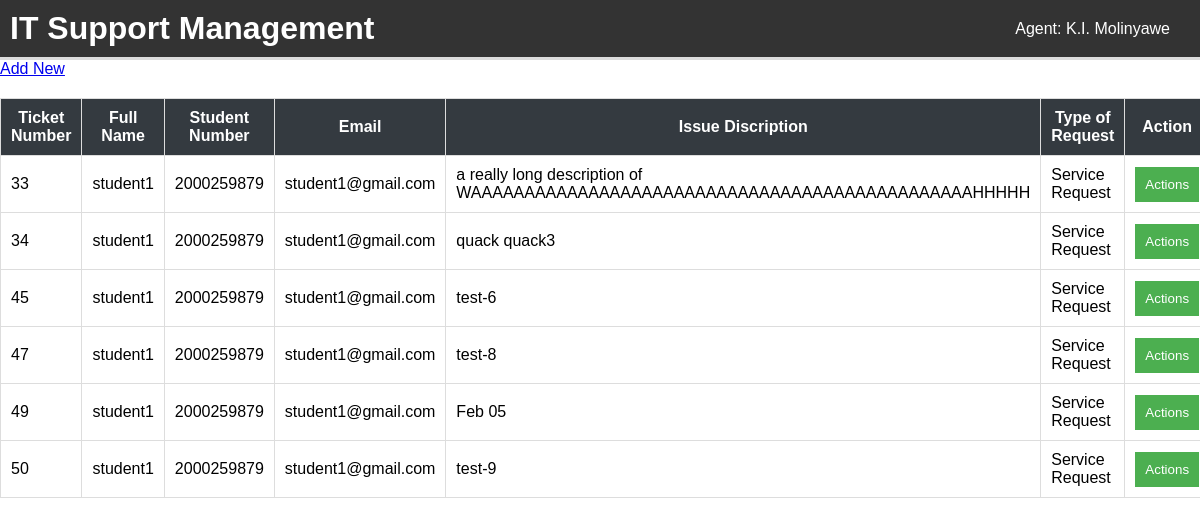
The page /itsupport.php on the database its author committed.
### tables this page shows
CREATE TABLE `support` (
  `id` int(11) NOT NULL,
  `s_name` varchar(100) NOT NULL,
  `s_number` int(11) NOT NULL,
  `s_email` varchar(100) NOT NULL,
  `s_discription` varchar(255) NOT NULL,
  `d_created` datetime NOT NULL DEFAULT current_timestamp(),
  `t_request` varchar(20) NOT NULL,
  `t_status` varchar(50) NOT NULL
);

### itsupport.php (the view, shortened to what this page needs)
<?php
include "db_conn.php";
?>
<!DOCTYPE html>
<html lang="en">
<head>
</head>
<body>
    <div class="navbar">
        <h1>IT Support Management</h1>
        <span>Agent: K.I. Molinyawe</span>
    </div>
    <div class="content">
        <div class="container">
            <a href="ticketing.php" class="btn btn-dark mb-3">Add New</a>
            <table class="custom-table text-center">
                <thead style="background-color: #343a40; color: #fff;">
                    <tr>
                        <th class="grid-item">Ticket Number</th>
                        <th class="grid-item">Full Name</th>
                        <th class="grid-item">Student Number</th>
                        <th class="grid-item">Email</th>
                        <th class="grid-item">Issue Discription</th>
                        <th class="grid-item">Type of Request</th>
                        <th class="grid-item">Action</th>
                    </tr>
                </thead>
                <tbody>
                    <?php
                    $sql = "SELECT * FROM `support`";
                    $result = mysqli_query($conn, $sql);
                    while ($row = mysqli_fetch_assoc($result)) {
                    ?>
                        <tr>
                            <td><?php echo $row["id"] ?></td>
                            <td><?php echo $row["s_name"] ?></td>
                            <td><?php echo $row["s_number"] ?></td>
                            <td><?php echo $row["s_email"] ?></td>
                            <td><?php echo $row["s_discription"] ?></td>
                            <td><?php echo $row["t_request"] ?></td>
                            <td>
                                <div class="dropdown">
                                    <button class="dropbtn">Actions</button>
                            </td>
                        </tr>
                    <?php
                    }
                    ?>
                </tbody>
            </table>
        </div>
</body>
</html>

### itsupport.php (style rules this page uses)
body { font-family: Arial, sans-serif; margin: 0; padding: 0; display: flex; flex-direction: column; min-height: 100vh; }
.navbar { background-color: #333; color: #fff; padding: 10px; display: flex; justify-content: space-between; align-items: center; border-bottom: 3px solid gainsboro; }
.navbar h1 { margin: 0; }
.navbar span { margin-right: 20px; }
.content { flex: 1; display: flex; }
.custom-table { width: 100%; border-collapse: collapse; margin-top: 20px; }
.custom-table th, .custom-table td { padding: 10px; border: 1px solid #ddd; }
.custom-table thead { background-color: #343a40; color: #fff; }
.dropdown { position: relative; display: inline-block; }
.dropbtn { background-color: #4CAF50; color: white; padding: 10px; border: none; cursor: pointer; }

### rows shown on the page
support: id "33", s_name "student1", s_number "2000259879", s_email "student1@gmail.com", s_discription "a really long description of WAAAAAAAAAAAAAAAAAAAAAAAAAAAAAAAAAAAAAAAAAAAAAAAHHHHH", t_request "Service Request"
support: id "34", s_name "student1", s_number "2000259879", s_email "student1@gmail.com", s_discription "quack quack3", t_request "Service Request"
support: id "45", s_name "student1", s_number "2000259879", s_email "student1@gmail.com", s_discription "test-6", t_request "Service Request"
support: id "47", s_name "student1", s_number "2000259879", s_email "student1@gmail.com", s_discription "test-8", t_request "Service Request"
support: id "49", s_name "student1", s_number "2000259879", s_email "student1@gmail.com", s_discription "Feb 05", t_request "Service Request"
support: id "50", s_name "student1", s_number "2000259879", s_email "student1@gmail.com", s_discription "test-9", t_request "Service Request"
